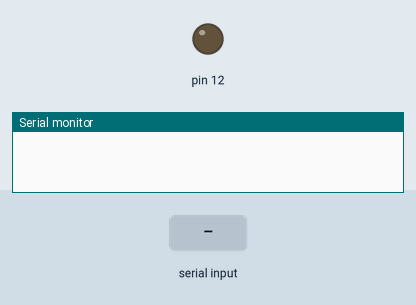
Recording of a sketch running on a simulated Arduino Uno, built with avr-gcc and run on an emulated ATmega328P. On the bench: output pins drawn as LEDs (lit = HIGH), the last lines printed to the serial monitor. The inputs (shaded band) are chosen by the test bench.

Above: at 1.2 s.
1.3 s: "1" received over Serial
At 2.4 s:
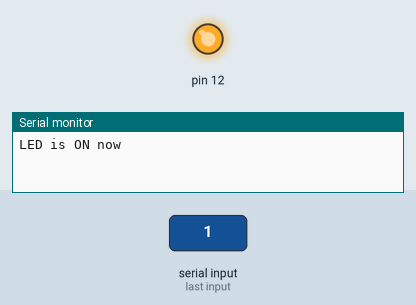
2.8 s: "0" received over Serial
At 3.6 s:
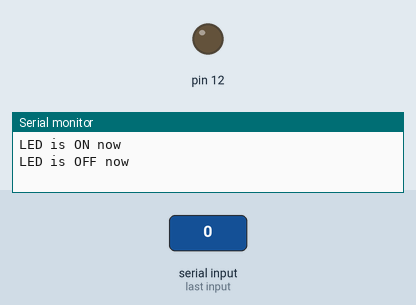
Timing chart, 0 to 5.8 s (numbered marks = the images above; inputs shaded):
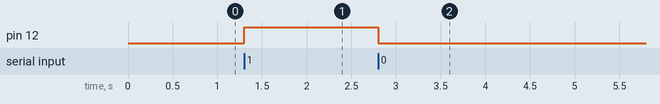

The sketch:

led_with_keyboard.ino
```cpp
void setup() {
  // put your setup code here, to run once:
  Serial.begin(9600);
  pinMode(12,OUTPUT);

}

void loop() {
  // put your main code here, to run repeatedly:
  if(Serial.available())
  {
    while(Serial.available()>0)
    {
       int val=Serial.read(); //storing the value in val variable coming from user input
       if(val=='1')
       {
        digitalWrite(12,HIGH);

        Serial.println("LED is ON now");

       }
        else if(val=='0'){
          digitalWrite(12,LOW);

          Serial.println("LED is OFF now");
        }
    }
  }

}
```

Measured:
- after the input at 1.3 s, pin 12: LOW → HIGH at once
- after the input at 2.8 s, pin 12: HIGH → LOW at once
